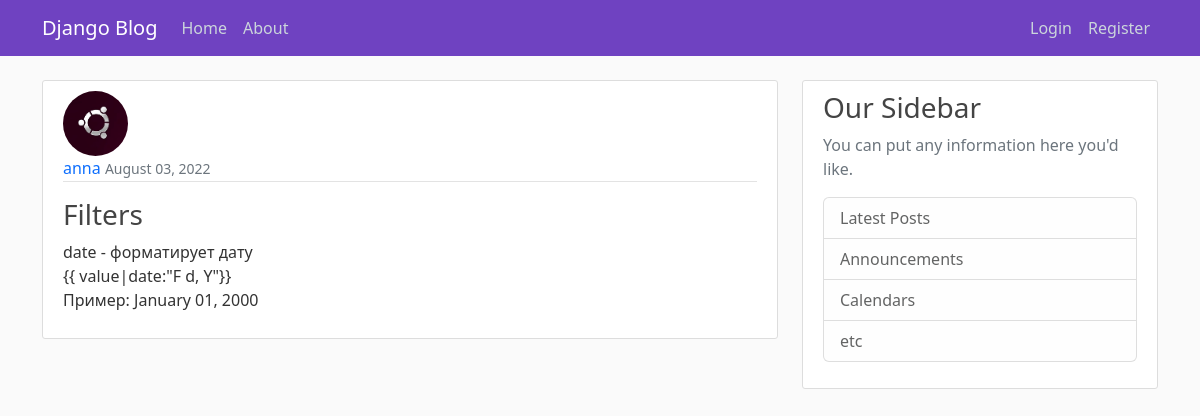
Screenshot of /post/7/ with the database file from the repository.
### blog/models.py (models this page shows, shortened)
class Post(models.Model):
    title = models.CharField(max_length=100)
    content = models.TextField()
    date_posted = models.DateTimeField(default=timezone.now)
    author = models.ForeignKey(User, on_delete=models.CASCADE)

### users/models.py (models this page shows, shortened)
class Profile(models.Model):
    user = models.OneToOneField(User, on_delete=models.CASCADE)
    image = models.ImageField(default='default.jpg', upload_to='profile_pics')

### blog/views.py (the view)
# urls.py: path('post/<int:pk>/', PostDetailView.as_view(), name='post-detail'),
class PostDetailView(DetailView):
    model = Post

### blog/templates/blog/post_detail.html (shortened to what this page needs)
{% extends "blog/base.html" %}
{% block content %}
    <article class="media content-section">
      <img class="rounded-circle article-img" src="{{ object.author.profile.image.url }}">
      <div class="media-body">
        <div class="article-metadata mb-3">
          <a class="mr-2" href="#">{{ object.author }}</a>
          <small class="text-muted mb-2">{{ object.date_posted|date:"F d, Y" }}</small>
        </div>
        <h3 class="article-title">{{ object.title }}</h3>
        <p class="article-content">{{ object.content }}</p>
      </div>
    </article>
{% endblock content %}

### blog/static/blog/main.css (style rules this page uses)
body { background: #fafafa; color: #333333; margin-top: 5rem; }
h1, h2, h3, h4, h5, h6 { color: #444444; }
.content-section { background: #ffffff; padding: 10px 20px; border: 1px solid #dddddd; border-radius: 3px; margin-bottom: 20px; }
.article-title { color: #444444; }
a:link { text-decoration: none; }
.article-content { white-space: pre-line; }
.article-img { height: 65px; width: 65px; margin-right: 16px; }
.article-metadata { padding-bottom: 1px; margin-bottom: 4px; border-bottom: 1px solid #e3e3e3 }

### rows the page displays
Post: author.profile.image (picture), author "anna", date_posted "August 03, 2022", title "Filters", content "date - форматирует дату {{ value|date:\"F d, Y\"}} Пример: January 01, 2000"
